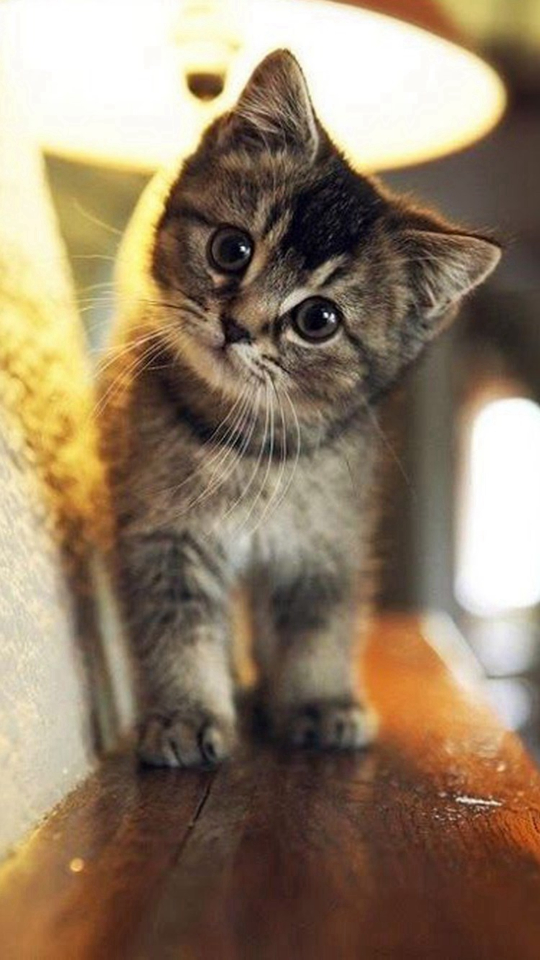
//> input picture OpenCV/cat.jpg, 1080 x 1920 px (shown at 1/2 size)
$ ./img_proc   (built with g++ and OpenCV 4)
//> lines starting //> are read from the running program, lines starting //| are printed output that depends on the picture; after the words box and inside, x2 and y2 are one past the last pixel; in counts of white or black regions, pixels touching at a corner belong together
#include <opencv2/core.hpp>
#include <opencv2/imgproc.hpp>
#include <opencv2/highgui.hpp>
#include <iostream>
#define w 400
using namespace cv;
using namespace std;


void MyEllipse( Mat img, double angle )
{
//> called with angle = 90
  int thickness = 2;
  int lineType = 8;
  ellipse( img,
       Point( w/2, w/2 ),
       Size( w/4, w/16 ),
       angle,
       0,
       360,
       Scalar( 255, 0, 0 ),
       thickness,
       lineType );
}

void MyFilledCircle( Mat img, Point center )
{
//> called with center = Point(200, 200)
  circle( img,
      center,
      w/32,
      Scalar( 0, 0, 255 ),
      FILLED,
      LINE_8 );
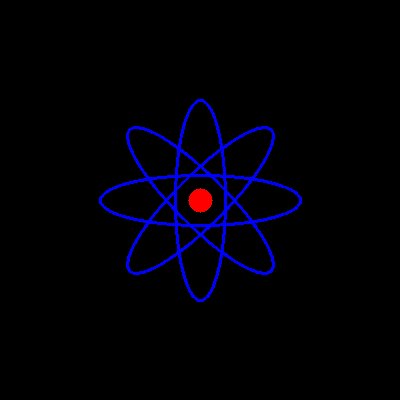
//> img: 400 rows x 400 cols, CV_8UC3; mean B, G, R 7.7, 0, 0.7
}

void MyLine( Mat img, Point start, Point end )
{
  int thickness = 2;
  int lineType = LINE_8;
  line( img,
    start,
    end,
    Scalar( 0, 0, 0 ),
    thickness,
    lineType );
}

int main(){

    // 2d Point
    Point pt;
    pt.x = 10;
    pt.y = 8;

    cout << "Example Point: " << pt << endl;

    // Scalar
    // Template class for a 1~4 element vector derived from Vec.
    Mat m(2, 2, CV_32FC3, Scalar(1,2,3));

    cout << "Scalar initialize Mat: " << m << endl;

    // Example code on drawing simple patterns
    char atom_window[] = "Drawing 1: Atom";
    Mat atom_image = Mat::zeros( w, w, CV_8UC3 );

    MyEllipse( atom_image, 90 );
    MyEllipse( atom_image, 0 );
    MyEllipse( atom_image, 45 );
    MyEllipse( atom_image, -45 );

    MyFilledCircle( atom_image, Point( w/2, w/2) );

    // imshow( atom_window, atom_image );
    // moveWindow( atom_window, 0, 200 );

    // waitKey(3);

    // image blurring
    Mat src = imread("../cat.jpg");
//> src is the input picture: 1920 rows x 1080 cols, CV_8UC3; mean B, G, R 102.6, 125.9, 145.2
    Mat dst_block;
    blur(src, dst_block, Size(3, 3), Point(-1,-1));

    Mat dst_gaussian;
    GaussianBlur(src, dst_gaussian, Size(3, 3), 0, 0);

    Mat dst_median;
    medianBlur( src, dst_median, 3);

    Mat dst_bilateral;
    bilateralFilter(src, dst_bilateral, 3, 3*3, 3/2);

    // erode and dilation
    Mat img_gray, img_bw, img_final;
    cvtColor(src,img_gray,CV_RGB2GRAY);
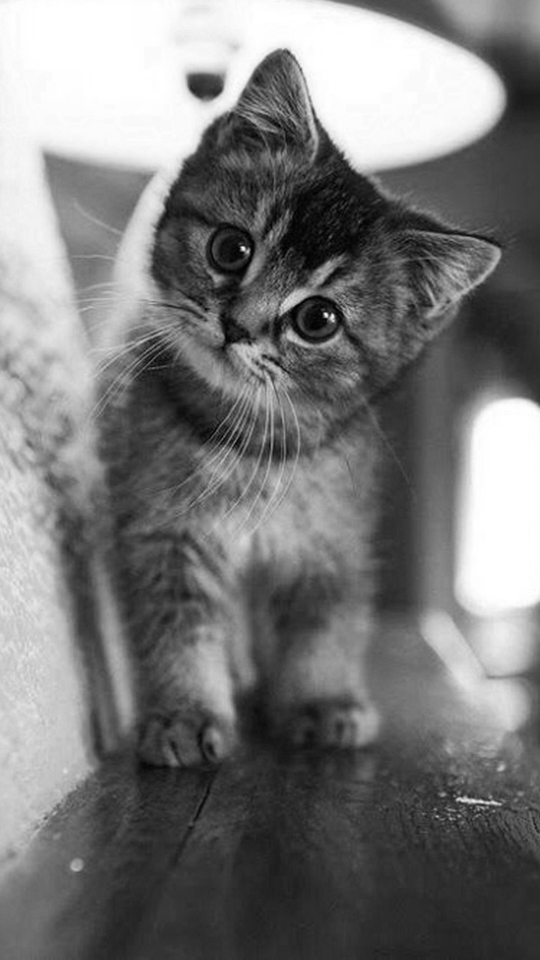
//> img_gray: 1920 rows x 1080 cols, CV_8UC1 (shown at 1/2 size); min 0, max 255, mean 121.1
    adaptiveThreshold(img_gray, img_bw, 255, ADAPTIVE_THRESH_MEAN_C, THRESH_BINARY_INV, 105, 1);
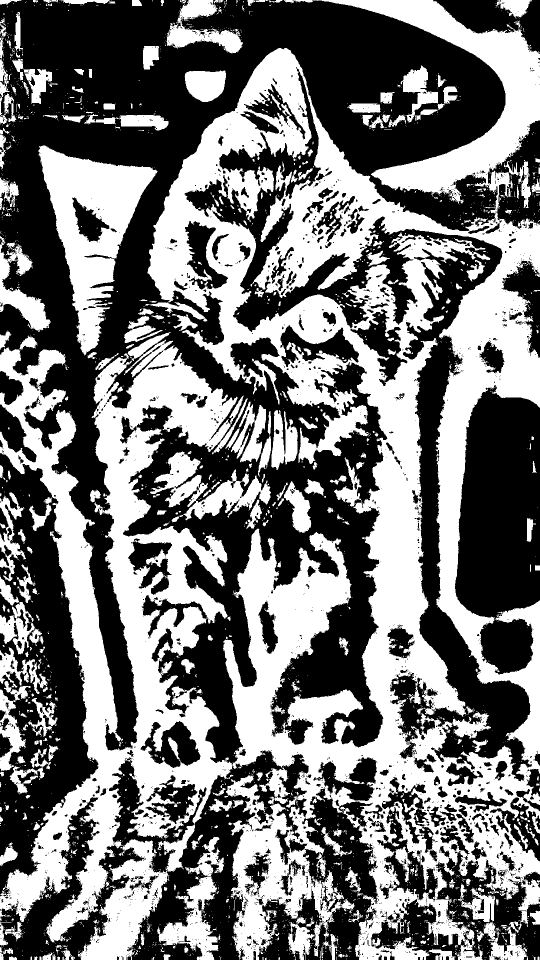
//> img_bw: 1920 rows x 1080 cols, CV_8UC1 (shown at 1/2 size); 46.1% white; 2897 white regions (2515 under 20 px), largest, box (x1, y1, x2, y2) and area: (0, 0, 1080, 1920) 765456, (77, 291, 315, 711) 40335, (300, 903, 542, 1041) 12123

    dilate(src, img_final, Mat(), Point(-1, -1), 2, 1, 1); // third argument is kernel type: Rectangular box: MORPH_RECT
                                                                                            // Cross: MORPH_CROSS
                                                                                            // Ellipse: MORPH_ELLIPSE

    erode(src, img_final, Mat(), Point(-1, -1), 2, 1, 1);

    // Convert from BGR to HSV colorspace
    // cvtColor(frame, frame_HSV, COLOR_BGR2HSV);
    // Detect the object based on HSV Range Values
    // inRange(frame_HSV, Scalar(low_H, low_S, low_V), Scalar(high_H, high_S, high_V), frame_threshold);

    // Get image derivative
    Mat grad_x, grad_y;
    Mat abs_grad_x, abs_grad_y;
    Sobel(img_gray, grad_x, CV_16S, 1, 0, 3, 1, 1, BORDER_DEFAULT);
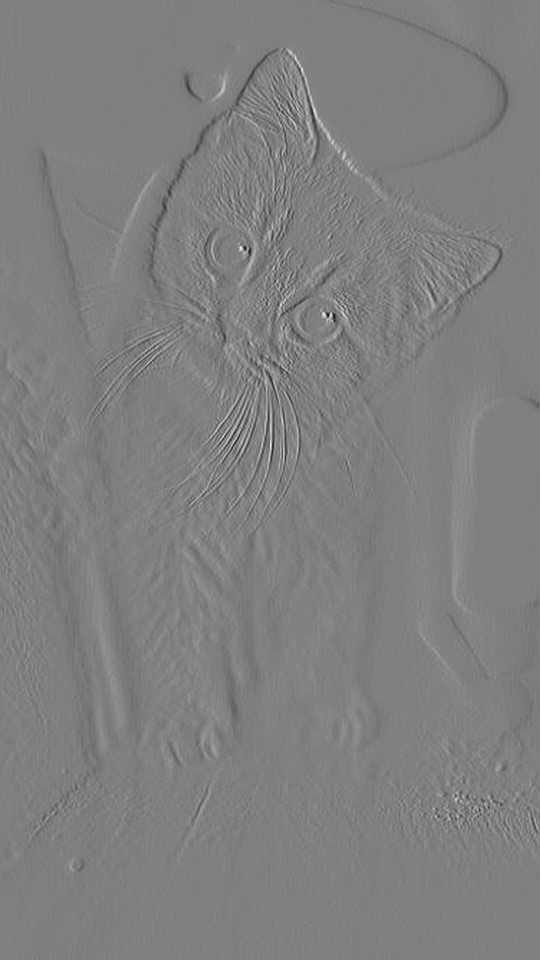
//> grad_x: 1920 rows x 1080 cols, CV_16SC1 (shown at 1/2 size); min -386, max 385, mean 0.3; drawn with min black and max white
    Sobel(img_gray, grad_y, CV_16S, 0, 1, 3, 1, 1, BORDER_DEFAULT);

    // Sobel(src_gray, grad_y, ddepth, 0, 1, ksize, scale, delta, BORDER_DEFAULT);
    // We calculate the "derivatives" in x and y directions. For this, we use the function Sobel() as shown below: The function takes the following arguments:

    // src_gray: In our example, the input image. Here it is CV_8U
    // grad_x / grad_y : The output image.
    // ddepth: The depth of the output image. We set it to CV_16S to avoid overflow.
    // x_order: The order of the derivative in x direction.
    // y_order: The order of the derivative in y direction.
    // scale, delta and BORDER_DEFAULT: We use default values.

    // Also, Laplacian Operator:
    // Laplacian( src_gray, dst, ddepth, kernel_size, scale, delta, BORDER_DEFAULT );
    Laplacian(img_gray, grad_y, CV_16S, 1, 1, 0);
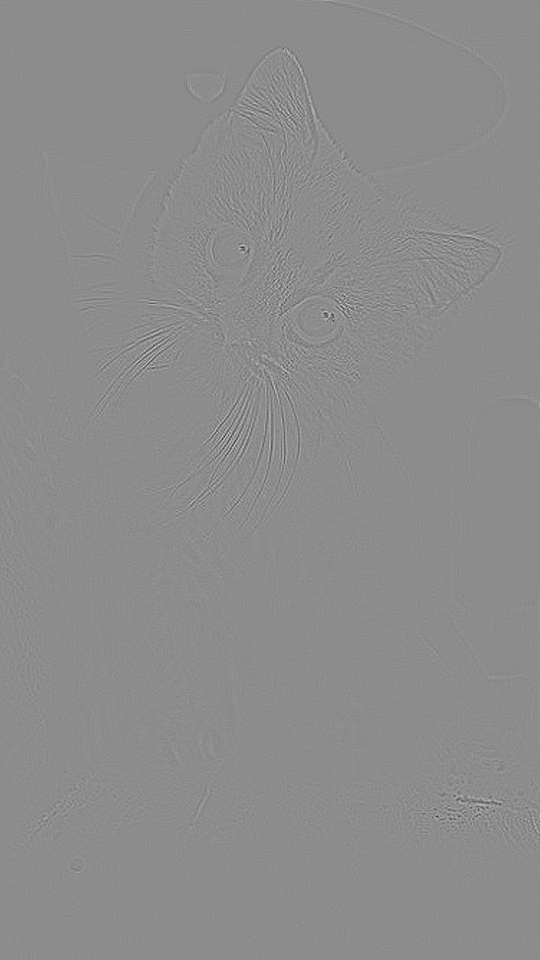
//> grad_y: 1920 rows x 1080 cols, CV_16SC1 (shown at 1/2 size); min -76, max 62, mean 0; drawn with min black and max white

    Mat canny_edges;
    blur( img_gray, canny_edges, Size(3,3) );
    int lowThreshold = 50;
    int ratio = 3;
    Canny( canny_edges, canny_edges, lowThreshold, lowThreshold*ratio, 3);
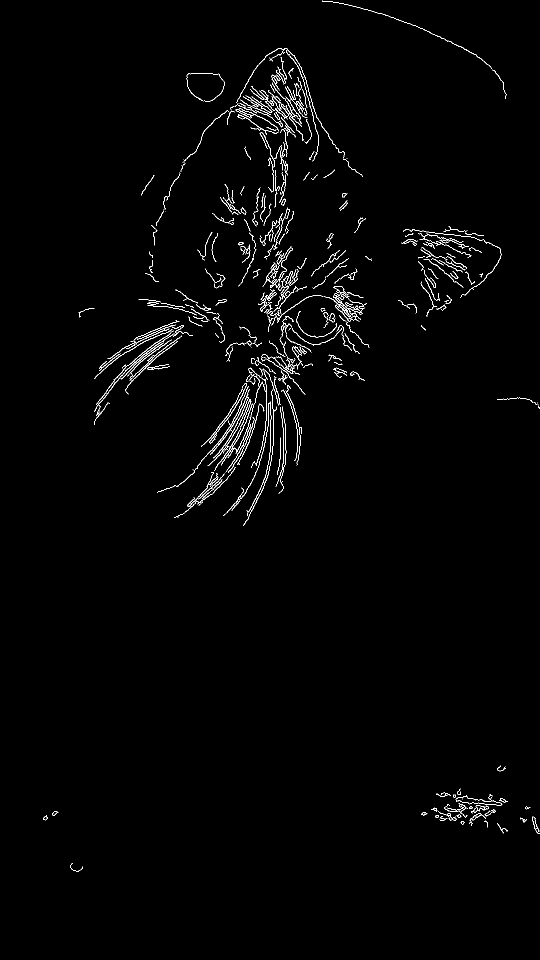
//> canny_edges: 1920 rows x 1080 cols, CV_8UC1 (shown at 1/2 size); 1.3% white in thin lines or dots, all inside (x1, y1, x2, y2) = (86, 1, 1080, 1743)

    Point2f srcTri[3];
    srcTri[0] = Point2f( 0.f, 0.f );
    srcTri[1] = Point2f( src.cols - 1.f, 0.f );
    srcTri[2] = Point2f( 0.f, src.rows - 1.f );
    Point2f dstTri[3];
    dstTri[0] = Point2f( 0.f, src.rows*0.33f );
    dstTri[1] = Point2f( src.cols*0.85f, src.rows*0.25f );
    dstTri[2] = Point2f( src.cols*0.15f, src.rows*0.7f );
    Mat warp_mat = getAffineTransform( srcTri, dstTri );   // Get affine transform matrix from three paired points
    Mat warp_dst = Mat::zeros( src.rows, src.cols, src.type() );
    warpAffine( src, warp_dst, warp_mat, warp_dst.size() );    // Affine
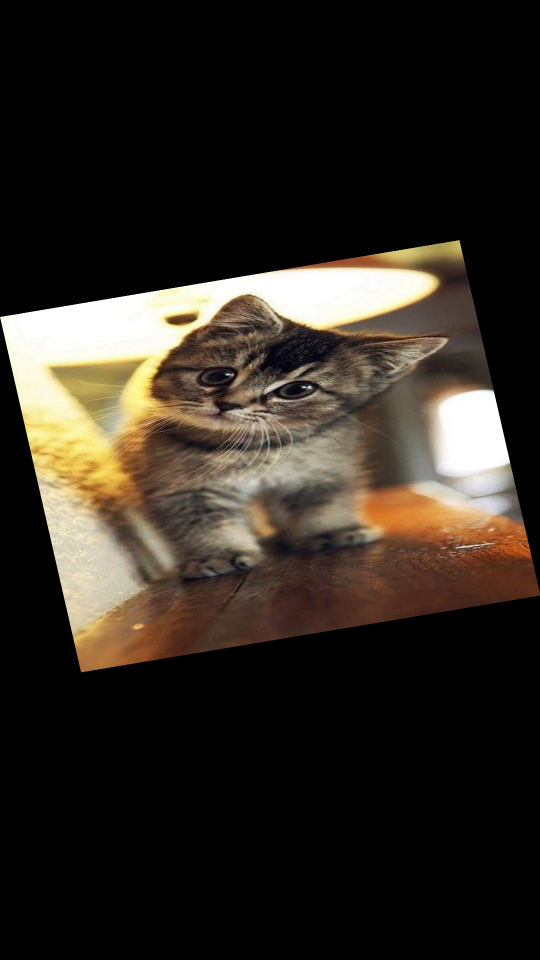
//> warp_dst: 1920 rows x 1080 cols, CV_8UC3 (shown at 1/2 size); mean B, G, R 33.5, 41.2, 47.5

    // if using perspective, we need four points

    return 0;

}
